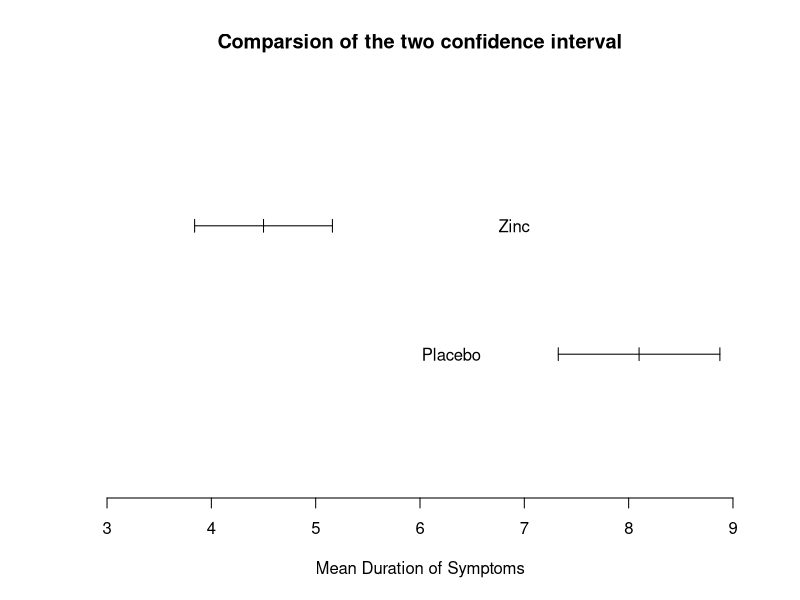
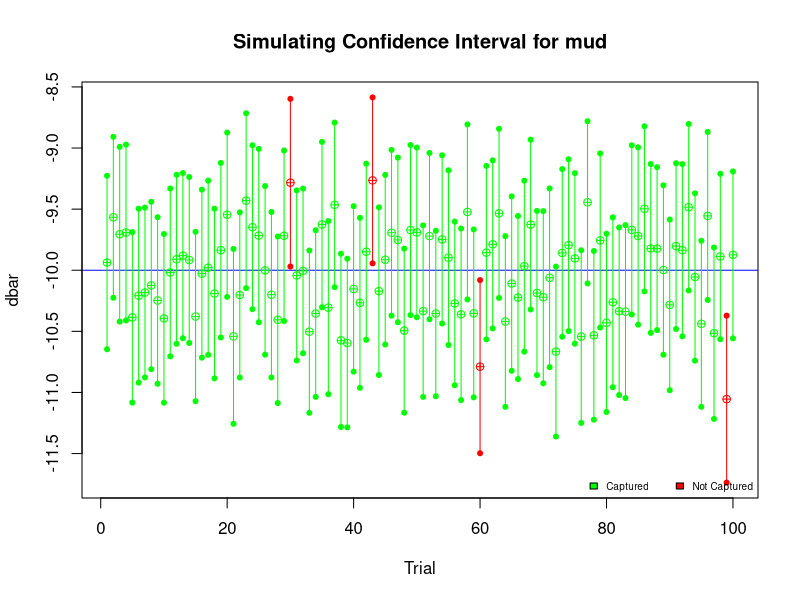

The R source for these figures, in order:
## ---- chunk 1
n1 = 64; mu1 = 27.5; sd1 = 2
n2 = 100; mu2 = 24; sd2 = 2
se2 = sd2/sqrt(n2); se2
## ---- chunk 2
mud = mu1 - mu2;mud
sed = sqrt(sd1^2/n1 + sd2^2/n2);sed
## ---- chunk 3
n1 = 25;n2 = 23
mu1 = 4.5; mu2 = 8.1
sd1 = 1.6/sqrt(25); sd2 = 1.8/sqrt(23)
t <- qt((1 - 0.95)/2, df = 24, lower.tail = F);t
## ---- chunk 4
mu1 - t * sd1; mu1 + t * sd1
## ---- chunk 5
mu2 - t * sd2; mu2 + t * sd2
## ---- chunk 6
plot(c(0,3),type='n',xlim=c(3,9),xlab='Mean Duration of Symptoms',ylab='',axes=F,
     main='Comparsion of the two confidence interval')

lines(c(3.8396,5.1604),c(2,2))
text(6.9,2,labels='Zinc')
lines(c(mu1 - t * sd1, mu1 - t * sd1),c(1.95,2.05))
lines(c(mu1, mu1),c(1.95,2.05))
lines(c(mu1 + t * sd1, mu1 + t * sd1),c(1.95,2.05))

lines(c(7.3254, 8.8746),c(1,1))
text(6.3,1,labels='Placebo')
lines(c(mu2 - t * sd2, mu2 - t * sd2),c(0.95,1.05))
lines(c(mu2, mu2),c(0.95,1.05))
lines(c(mu2 + t * sd2,mu2 + t * sd2),c(0.95,1.05))

axis(1)
## ---- chunk 7
n = 20;mu1 = 66.7; mu2 = 64.9; dbar = 1.8; sd = 2.1
se = sd/sqrt(20);se
t = qt((1 - 0.95)/2, df = 19, lower.tail = F)
CI.up = dbar + t * se; CI.up
CI.low = dbar - t* se; CI.low
## ---- chunk 8
Group1 <- c(72,84,66,72,62,84,76,60);n1 = 8;mu1 = mean(Group1);sd1 = sd(Group1)
Group2 <- c(62,72,60,63,75,64,60,52,64,80,68,64);n2 = 12;mu2 = mean(Group2);sd2 = sd(Group2)
t.test(Group1, Group2, alternative = 'two.sided', var.equal = F, paired = F, conf.level = 0.95)
## ---- chunk 9
sp = sqrt(((n1-1)*sd1^2 + (n2-1)*sd2^2)/(n1+n2-2));sp
se.pooled = sp*sqrt(1/n1 + 1/n2);se.pooled
df.pooled = n1 + n2 - 2;df.pooled
t <- qt((1-0.95)/2, df = df.pooled, lower.tail = F);t
CI.up = (mu1 - mu2) + t * se.pooled;CI.up
CI.low = (mu1 - mu2) - t * se.pooled;CI.low

#T-test var equal決定是不是pooled
t.test(Group1, Group2, alternative = 'two.sided', var.equal = T, paired = F, conf.level = 0.95)
## ---- chunk 10
n1 = 16;mu1 = 113.75;sd1 = 22.64#Alcohol
n2 = 16;mu2 = 99.87;sd2 = 12.04#Placebo
se = sqrt(sd1^2/n1 + sd2^2/n2);se
## ---- chunk 11
t <- qt((1-0.95)/2, df = 22, lower.tail = F);t
CI.up = (mu1 - mu2) + t * se;CI.up
CI.low = (mu1 - mu2) - t * se;CI.low
## ---- chunk 12
Dominant = c(22,19,18,17,15,16,16,20,17,15,17,17,14,20,26)
Undominant = c(18,15,13,16,17,16,14,16,20,15,17,17,16,18,25)
t.test(Dominant, Undominant, alternative = "two.sided", paired = T, var.equal = F, conf.level = 0.90)#paired = T成對資料與x = diff, y = NULL結果一樣
## ---- chunk 13
Simd_CI <- function (n, mu1, mu2, sd1, sd2, m, conf.level){
  #成對樣本只需要一個n
  prob <- (1 - conf.level)/2#雙尾信賴區間
  t.value <- qt(prob, df = n - 1, lower.tail = F)#找T-Value
  
  dbar = c()
  se.d = c()
  mud = mu1 - mu2
  
  CI.half = c()
  CI.up = c()
  CI.lower = c()
  Check = c()#有沒有包含理論值的mud
  
  #取樣M次，每次n人
  for (i in 1:m) {
    x1 <- rnorm(n, mean = mu1, sd = sd1)
    x2 <- rnorm(n, mean = mu2, sd = sd2)
    dbar[i] <- mean(x1 - x2)
    se.d[i] <- sd(x1 - x2)/sqrt(n)
    
    #Calculate CIs
    CI.half[i] <- t.value * se.d[i]
    CI.up[i] <- dbar[i] + CI.half[i]
    CI.lower[i] <- dbar[i] - CI.half[i]
    
    if (CI.up[i] > mud & CI.lower[i] < mud){ 
      Check[i] <- 1 
    }else {
      Check[i] <- 0
    }
  }
  
  plot(c(CI.up, CI.lower), type = 'n', #n是不畫圖，給空框架
       pch = 19, xlim = c(1, m), xlab = 'Trial',
       ylab = expression(dbar))
  
  abline(h = mud, col = 'blue')
  
  #Check whether each CI captures the mud
  for (i in 1:m){
    if (Check[i] == 1) {
      points(i, dbar[i], col = 'green', pch = 10)
      points(i, CI.up[i], col = 'green', pch = 20)
      points(i, CI.lower[i], col = 'green', pch = 20)
      lines(c(i, i), c(CI.lower[i], CI.up[i]), col = 'green', pch = 19)
    }else{
      points(i, dbar[i], col = 'red', pch = 10)
      points(i, CI.up[i], col = 'red', pch = 20)
      points(i, CI.lower[i], col = 'red', pch = 20)
      lines(c(i, i), c(CI.lower[i], CI.up[i]), col = 'red', pch = 19)
    }
  }
  
  title('Simulating Confidence Interval for mud')
  
  legend('bottomright', cex = 0.6, bty = 'n', ncol = 2,
         c('Captured', 'Not Captured'),
         fill = c('green', 'red'))
  
  NO.Captured <- m-sum(Check)
  RESULT <- list(Trial = m, Sample.Size = n,
                 Population.Differences.Mean = mud, 
                 Population.Differences.sd  = sqrt(sd1^2 + sd2^2),
                 Confidence = conf.level,
                 NO.Captured = NO.Captured)
  
  return(RESULT)
}
Simd_CI(1000, 80, 90, 10, 5, 100, 0.95)
